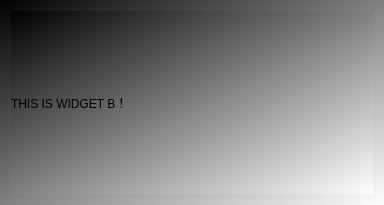
<?xml version="1.0" encoding="UTF-8"?>
<ui version="4.0">
 <class>CWidget</class>
 <widget class="QWidget" name="CWidget">
  <property name="geometry">
   <rect>
    <x>0</x>
    <y>0</y>
    <width>384</width>
    <height>205</height>
   </rect>
  </property>
  <property name="windowTitle">
   <string>Form</string>
  </property>
  <property name="styleSheet">
   <string notr="true">background-color: qlineargradient(spread:pad, x1:0, y1:0, x2:1, y2:1, stop:0 rgba(0, 0, 0, 255), stop:1 rgba(255, 255, 255, 255));</string>
  </property>
  <layout class="QGridLayout" name="gridLayout">
   <item row="0" column="0">
    <widget class="QLabel" name="label">
     <property name="text">
      <string>THIS IS WIDGET B！</string>
     </property>
    </widget>
   </item>
  </layout>
 </widget>
 <resources/>
 <connections/>
</ui>
